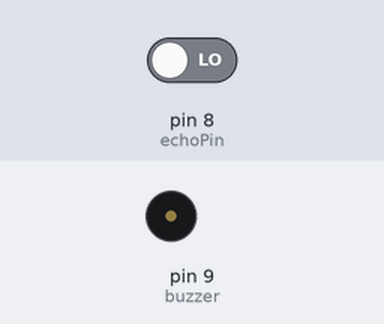
The sketch below on a simulated Arduino Uno, built with avr-gcc and run on an emulated ATmega328P. Parts: buzzer (waves = sounding, pin HIGH). The inputs (shaded band) are chosen by the test bench; at power-on: pin 8 (echoPin) LOW. Pins used as bus, display or sensor lines are not drawn.

Above: at 0.5 s.
Timing chart, 0 to 3.5 s (numbered marks = the images above):
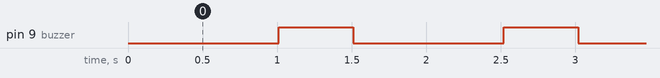

Measured:
- by itself, pin 9 (buzzer): alternates HIGH for 0.50 s and LOW for 1.0 s

The sketch:

arduino_alarm.ino
```cpp
int triggerPin = 7; //triggering on pin 7
int echoPin = 8;    //echo on pin 8
int buzzer = 9;
void setup() {


  pinMode(buzzer, OUTPUT);
  pinMode(triggerPin, OUTPUT); //defining pins
  pinMode(echoPin, INPUT);

}

void loop() {

  int duration, distance;    //Adding duration and distance

  digitalWrite(triggerPin, HIGH); //triggering the wave(like blinking an LED)
  delay(10);
  digitalWrite(triggerPin, LOW);

  duration = pulseIn(echoPin, HIGH); //a special function for listening and waiting for the wave
  distance = (duration / 2) / 29.1; //transforming the number to cm(if you want inches, you have to change the 29.1 with a suitable number
  if (distance < 100  )
  {
digitalWrite(buzzer,HIGH);
delay(500);
digitalWrite(buzzer,LOW);


  }

  else {
    digitalWrite(buzzer, LOW);
}}
```
